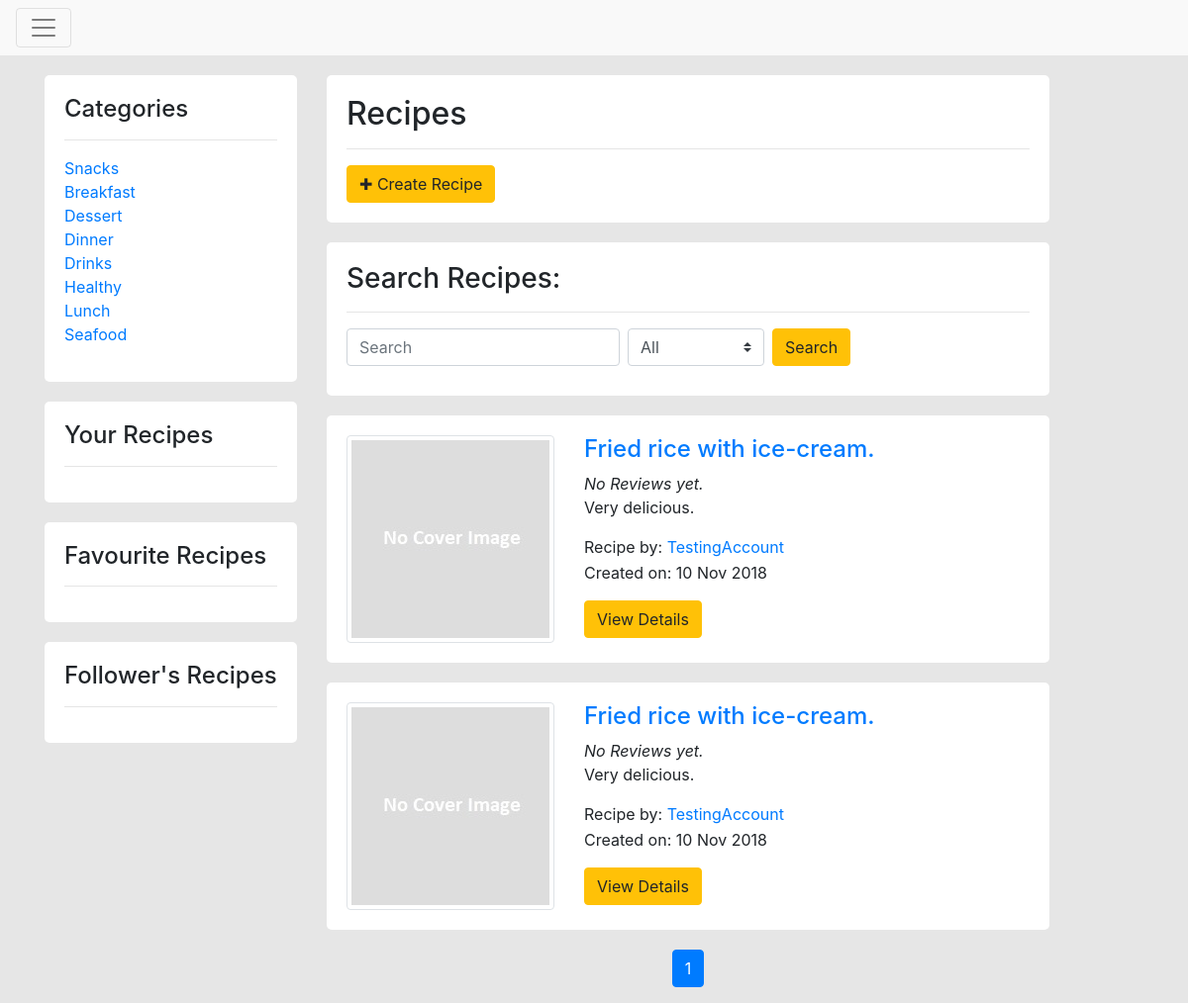
The app's page /recipes/search/ (signed in) with its own data.
### recipes/models.py (models this page shows, shortened)
class Recipe(models.Model):
    SPLITTER = '----------'
    pub_date = models.DateTimeField(default=timezone.now)
    title = models.CharField(max_length=50)
    description = models.TextField()
    ingredients = models.TextField()
    directions = models.TextField()
    calories = models.PositiveIntegerField()
    prep_time = models.PositiveIntegerField()
    serving = models.PositiveIntegerField()
    cover_image = models.ImageField(upload_to='media/recipes/cover_image',
                                    default='media/recipes/cover_image/default.jpg')
    recipe_by = models.ForeignKey(User,
                                  on_delete=models.CASCADE,
                                  related_name = 'recipe_by')
    class Meta:
        ordering = ['-pub_date']
    def get_rating(self):
        rating = Rating.objects.filter(recipe_id=self.id).aggregate(Avg('rate'))
        rate = rating['rate__avg']
        if rate == None:
            rate = 0
        return rate

### accounts/models.py (models this page shows)
class User(AbstractUser):
    image = models.ImageField(upload_to='media/accounts/profile',
                              default='media/accounts/profile/default.jpg')
    description = models.TextField(blank=True)

### recipes/views.py (the view, shortened to what this page needs)
def recipe_search(request):
    data = {}
    category_list = []
    for cat in Category.cat_choice:
        category_list.append(cat[1])
    data['category_list'] = category_list
    if request.user.is_authenticated:
        user_recipe = Recipe.objects.filter(recipe_by=request.user)
        savelist = SaveList.objects.filter(saved_by=request.user)
        data['user_recipe'] = user_recipe
        data['savelist'] = savelist
        followlist = FollowList.objects.filter(followed_by=request.user)
        follow_dict = {}
        for follow_person in followlist:
            follow_dict[follow_person] = Recipe.objects.filter(recipe_by=follow_person.following)
        data['follow_dict'] = follow_dict
    if 'keyword' in request.GET:
        if 'recipe_result' not in data:
            recipe_result = Recipe.objects.filter(title__icontains=request.GET['keyword'])
        else:
            recipe_result = data['recipe_result'].filter(title__icontains=request.GET['keyword'])
        data['recipe_result'] = recipe_result
    if 'recipe_result' not in data:
        data['recipe_result'] = Recipe.objects.all()
    paginator = Paginator(data['recipe_result'], 10)
    if 'page' in request.GET:
        try:
            result = paginator.page(request.GET['page'])
        except PageNotAnInteger:
            result = paginator.page(1)
        except EmptyPage:
            result = paginator.page(paginator.num_pages)
        data['recipe_result'] = result
    else:
        data['recipe_result'] = paginator.page(1)
    return render(request, 'recipes/search.html', data)

### recipes/templates/recipes/search.html (shortened to what this page needs)
{% extends 'base.html' %}
{% load static %}
{% block css %}
<link rel="stylesheet" type="text/css" href="{% static 'recipes/css/search.css' %}">
{% endblock %}
{% block content %}
<div class="container" style="margin-top:20px;">
    <div class="row">
        <div class="col-sm-3">
            <div class="smooth-border">
                <h4>Categories</h4>
                <hr>
                <ul class="list-unstyled">
                    {% for cat in category_list %}
                    <li><a href="{% url 'recipes:search' %}?category={{ cat }}">{{ cat }}</a></li>
                    {% endfor %}
                </ul>
            </div>
            {% if request.user.is_authenticated %}
            <div class="smooth-border">
                <h4>Your Recipes</h4>
                <hr>
            </div>
            <div class="smooth-border">
                <h4>Favourite Recipes</h4>
                <hr>
            </div>
            <div class="smooth-border">
                <h4>Follower's Recipes</h4>
                <hr>
            </div>
            {% endif %}
        </div>
        <div class="col-sm-8">
            <div class="smooth-border">
                <h2>Recipes</h2>
                <hr>
                <a class="btn btn-warning" href="{% url 'recipes:create' %}">&#10010; Create Recipe</a>
            </div>
            <div class="smooth-border">
                <h3>Search Recipes:</h3>
                <hr>
                <form class="form-inline" method="get" action="{% url 'recipes:search' %}">
                    <input type="text" class="form-control mr-2" name="keyword" id="keyword" placeholder="Search" style="width:40%;">
                    <select class="custom-select mr-2" name="category" id="category" style="width:20%;">
                        <option value="All" selected>All</option>
                    </select>
                    <button type="submit" class="btn btn-warning" style="cursor:pointer">Search</button>
                </form>
            </div>
            {% for recipe in recipe_result %}
            <div class="smooth-border">
                <div class="row">
                    <div class="col-sm-4">
                        <a href="{% url 'recipes:view' recipe.id %}">
                            <img class="img-thumbnail" src="{{ recipe.cover_image.url }}">
                        </a>
                    </div>
                    <div class="col-sm-8">
                        <h4><a href="{% url 'recipes:view' recipe.id %}">{{ recipe.title }}</a></h4>
                        <p style="margin-bottom:0;">
                            {% if recipe.get_rating > 0 %}
                                {% if recipe.get_rating > 1 %}
                                    {% if recipe.get_rating > 2 %}
                                        {% if recipe.get_rating > 3 %}
                                            {% if recipe.get_rating > 4 %}
                                            <span class="rate-icon warning-color">&#9885; &#9885; &#9885; &#9885; &#9885;</span>
                                            {% else %}
                                            <span class="rate-icon warning-color">&#9885; &#9885; &#9885; &#9885;</span>
                                            {% endif %}
                                        {% else %}
                                        <span class="rate-icon warning-color">&#9885; &#9885; &#9885;</span>
                                        {% endif %}
                                    {% else %}
                                    <span class="rate-icon warning-color">&#9885; &#9885;</span>
                                    {% endif %}
                                {% else %}
                                <span class="rate-icon warning-color">&#9885;</span>
                                {% endif %}
                            <em>({{ recipe.get_total_rating }} Review{{ recipe.get_total_rating|pluralize }})</em>
                            {% else %}
                            <em>No Reviews yet.</em>
                            {% endif %}
                        </p>
                        <p>{{ recipe.description }}</p>
                        <p style="margin-bottom:2px;">Recipe by: <a href="{% url 'accounts:profile' recipe.recipe_by.get_username %}">{{ recipe.recipe_by.get_username }}</a></p>
                        <p>Created on: {{ recipe.pub_date|date:"d M Y" }}</p>
                        <a href="{% url 'recipes:view' recipe.id %}" class="btn btn-warning">View Details</a>
                    </div>
                </div>
            </div>
            {% endfor %}
            <nav>
                <ul class="pagination justify-content-center">
                    {% for r in recipe_result.paginator.page_range %}
                    {% if r == recipe_result.number %}
                    <li class="page-item active"><a class="page-link" href="?page={{ r }}">{{ r }}</a></li>
                    {% else %}
                    <li class="page-item"><a class="page-link" href="?{% if request.GET.keyword %}keyword={{ request.GET.keyword }}&{% endif %}{% if request.GET.category %}category={{ request.GET.category }}&{% endif %}page={{ r }}">{{ r }}</a></li>
                    {% endif %}
                    {% endfor %}
                </ul>
            </nav>
        </div>
    </div>
</div>
{% endblock %}

### recipes/static/recipes/css/search.css (style rules this page uses)
body { background-color: #e6e6e6; }
.smooth-border { padding: 20px; margin-bottom: 20px; background-color: white; border-radius: 5px; }

### records on screen
Recipe: cover_image (placeholder picture), title "Fried rice with ice-cream.", shows "No Reviews yet.", description "Very delicious.", recipe_by.get_username "TestingAccount", pub_date "10 Nov 2018"
Recipe: cover_image (placeholder picture), title "Fried rice with ice-cream.", shows "No Reviews yet.", description "Very delicious.", recipe_by.get_username "TestingAccount", pub_date "10 Nov 2018"

### other values on screen
{{ cat }} "Snacks" "Breakfast" "Dessert" "Dinner" "Drinks" "Healthy" "Lunch" "Seafood"
{{ r }} "1"
